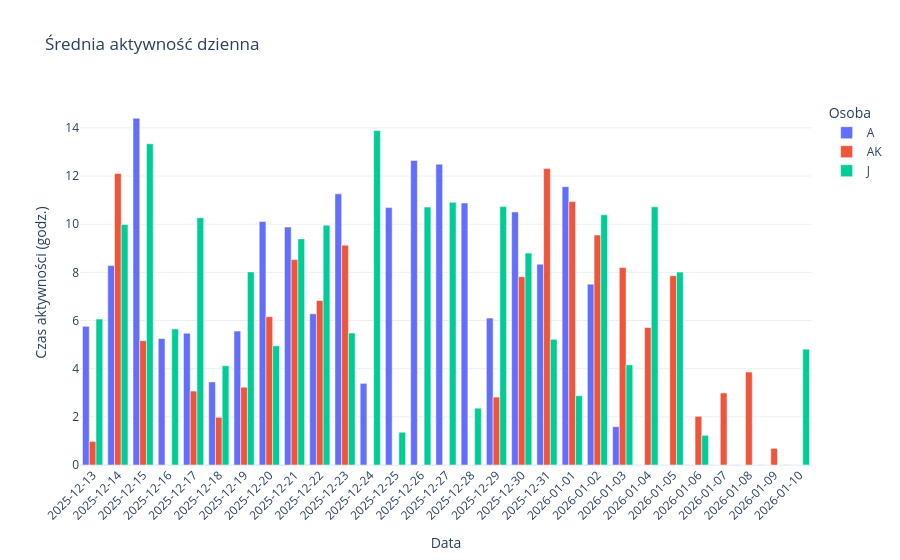

The cell this chart's notebook holds for it:
### Code cell
# zakładam, że df['date'] jest typu datetime
fig = px.bar(
    Suma_z_dnia,
    x='date',
    y='duration',
    color='osoba',           # każda osoba będzie miała osobną linię
    labels={'date':'Data', 'duration':'Czas aktywności (godz.)', 'osoba':'Osoba'},
    title='Średnia aktywność dzienna',
           template='plotly_white',

)

# wymuszenie chronologicznej kolejności X, jeśli daty są datetime to Plotly zrobi to automatycznie
fig.update_xaxes(dtick="D1", tickformat="%Y-%m-%d")  # co dzień
fig.update_layout(xaxis_tickangle=-45,  barmode='group')  # dla czytelności etykiet dat

fig.show()
